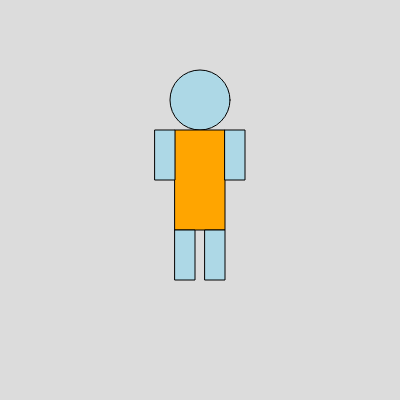
Frame 1 (no input)
Frame 60 (no input): identical to frame 1, image omitted
Frame 120 (the mouse pressed at the canvas centre since frame 60): identical to frame 1, image omitted

The p5.js sketch that drew this single still picture (run headless with seeded random() and noise() and a simulated clock; from frame 60 on, the mouse is pressed at the canvas centre):

// p5.js sketch
// ── sketch.js
let canvas = {
  w: 400,
  h: 400
};

function setup() {
  createCanvas(canvas.w, canvas.h);
}

function draw() {
  background(220);
  draw_dude();
  //draw_in_order(0);
}

function draw_dude(pos_x = canvas.w/2, pos_y = canvas.h/2, size = 10){
  let head_size = 6*size;
  let body_len = 10*size;
  let body_wid = 5*size;
  let leg_gap = 1*size;
  let neck = pos_y - body_len + head_size/2;
  // Head
  fill("lightblue")
  circle(pos_x, pos_y - body_len, head_size);
  // Body
  fill("orange")
  rect(pos_x - body_wid/2, neck, body_wid, body_len)
  // Legs
  fill("lightblue")
  let leg1_w = pos_x - body_wid/2
  let leg2_w = pos_x - body_wid/2 + body_wid/2 + leg_gap/2
  let legs_h = body_wid/2 - leg_gap/2
  rect(leg1_w, neck + body_len, legs_h, body_len/2)
  rect(leg2_w, neck + body_len, legs_h, body_len/2)
  // arms
  fill("lightblue")
  let arm1_w = pos_x - body_wid + 5
  let arm2_w = pos_x + body_wid/2
  let arms_h = neck
  rect(arm1_w, arms_h, body_wid/2 - leg_gap/2, body_len/2)
  rect(arm2_w, arms_h, body_wid/2 - leg_gap/2, body_len/2)
}

function draw_in_order(i){
  if (i == 0){
    circle(180, 180, 200);
    rect(250, 200, 30, 100);
    line(180, 180, 300, 100)
  }
  else if (i == 1){
    rect(250, 200, 30, 100);
    circle(180, 180, 200);
    line(180, 180, 300, 100)
  }
}
